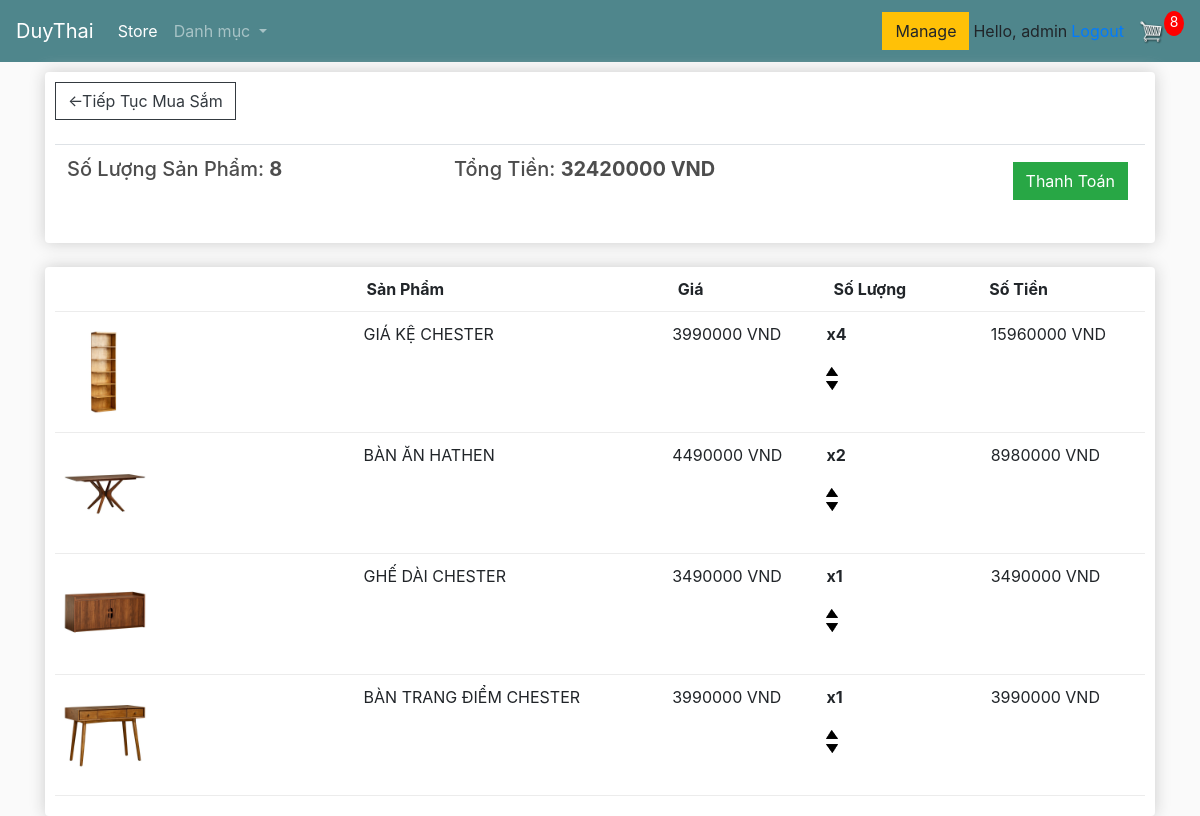
The app's page /cart/ (signed in) with its own data.
### order/models.py (models this page shows, shortened)
class Order(models.Model):
    customer = models.ForeignKey(Customer, on_delete=models.SET_NULL, blank=True, null=True)
    date_ordered = models.DateTimeField(auto_now_add=True)
    complete = models.BooleanField(default=True, null=True, blank=False)
    transaction_id = models.CharField(max_length=100, null=True)
    @property
    def get_cart_total(self):
        orderitems = self.orderitem_set.all()
        total = sum([item.get_total for item in orderitems])
        return total
    @property
    def get_cart_items(self):
        orderitems = self.orderitem_set.all()
        total = sum([item.quantity for item in orderitems])
        return total

class OrderItem(models.Model):
    product = models.ForeignKey(Product, on_delete=models.SET_NULL,blank=True, null=True)
    order = models.ForeignKey(Order, on_delete=models.SET_NULL,blank=True, null=True)
    quantity = models.IntegerField(default=0, null=True, blank=True)
    date_add = models.DateTimeField(auto_now_add=True)
    @property
    def get_total(self):
        total = self.product.price * self.quantity
        return total

### store/models.py (models this page shows, shortened)
class Product(models.Model):
    title = models.CharField(default='',max_length=255)
    price  = models.IntegerField(default=0)
    description = models.TextField(default='')
    digital = models.BooleanField(default=False, null=True, blank=False)
    active = models.BooleanField(default=True)
    category = models.ForeignKey(Category, on_delete=models.CASCADE)
    image = models.ImageField(null=True, blank=True)
    @property
    def imageURL(self):
        try:
            url = self.image.url
        except:
            url = ''
        return url

### cart/views.py (the view)
# urls.py: path('cart/',include('cart.urls')),
def cart(request):
    if request.user.is_authenticated:
        customer = request.user.customer
        order, created = Order.objects.get_or_create( customer=customer, complete=False)
        items = order.orderitem_set.all()
        cartItems = order.get_cart_items
    else:
        items = []
        order = {'get_cart_total' : 0, 'get_cart_items' : 0, 'shipping':False}
        cartItems = order['get_cart_items']
    context = {'items': items, 'order':order, 'cartItems':cartItems}
    return render(request, 'cart/cart.html', context)

### cart/templates/cart/cart.html
{% extends 'store/main.html' %}
{% load static %}
{% block content %}
    <div class="row">
        <div class="col-lg-12">
            <div class="box-element">
                <a class="btn btn-outline-dark" href="{% url 'store' %}">&#x2190;Tiếp Tục Mua Sắm</a>
                <br>
                <br>
                <table class="table">
                    <tr>
                        <th><h5>Số Lượng Sản Phẩm: <strong>{{ order.get_cart_items }}</strong></h5></th>
                        <th><h5>Tổng Tiền: <strong>{{ order.get_cart_total }} VND</strong></h5></th>
                        <th>
                            <a style="float: right; margin:5px" class="btn btn-success" href="{% url 'checkout:checkout' %}">Thanh Toán</a>
                        </th>
                    </tr>
                </table>
            </div>
            <br>
            <div class="box-element">
                <div class="cart-row">
                    <div style="flex:2"></div>
                    <div style="flex:2"><strong>Sản Phẩm</strong></div>
                    <div style="flex:1"> <strong>Giá</strong> </div>
                    <div style="flex:1"><strong>Số Lượng</strong> </div>
                    <div style="flex:1"><strong>Số Tiền</strong> </div>
                </div>
                {% for item in items %}
                <div class="cart-row">
                    <div style="    flex:2"><img class="row-image" src="{{ item.product.imageURL }}" alt=""></div>
                    <div style="flex:2"><p>{{ item.product.title }}</p></div>
                    <div style="flex:1"><p>{{ item.product.price }} VND</p></div>
                    <div class="quantity" style="flex:1">
                        <p class="quantity">x{{ item.quantity }}</p>
                        <img data-product="{{ item.product.id }}" data-action="add" class="chg-quantity update-cart"  src="{% static 'images/arrow-up.png' %}">
                        <img data-product="{{ item.product.id }}" data-action="remove" class="chg-quantity update-cart" src="{% static 'images/arrow-down.png' %}">
                    </div>
                    <div style="flex:1">{{ item.get_total }} VND</div>
                </div>
                {% endfor %}
            </div>
        </div>
    </div>
{% endblock content %}

### store/templates/store/main.html (shortened to what this page needs)
{% load static %}
<!DOCTYPE html>
<html lang="en">
<head>
    <link rel="stylesheet" href="https://cdn.jsdelivr.net/npm/bootstrap@4.5.3/dist/css/bootstrap.min.css">
    <link rel="stylesheet" type="text/css" href="{% static 'css/main.css' %}" >
</head>
<body>
    <nav class="navbar navbar-expand-lg navbar-dark bg-dark">
        <a class="navbar-brand" href="{% url 'store' %}">DuyThai</a>
        <div class="collapse navbar-collapse" id="navbarSupportedContent">
          <ul class="navbar-nav mr-auto">
            <li class="nav-item active">
              <a class="nav-link" href="{% url 'store' %}">Store <span class="sr-only">(current)</span></a>
            </li>
          <li class="nav-item dropdown">
            <a class="nav-link dropdown-toggle" href="#" id="navbarDropdown" role="button" data-toggle="dropdown" aria-haspopup="true" aria-expanded="false">
                Danh mục
            </a>
          </li>
          </ul>
            <div class="form-inline my-2 my-lg-1">
                {% if user.is_authenticated %}
                    <a href=" {% url 'manage' %}"class="btn btn-warning">Manage</a>
                {% endif %}
            </div>
          <div class="form-inline my-2 my-lg-0">
                <span class="hello-msg mr-1 ml-1">Hello, {{request.user}}</span>
                <span class="hello-msg"><a href="{% url 'logout' %}">Logout</a></span>
                <a href="{% url 'cart:cart' %}">
                    <img  id="cart-icon" src="{% static 'store/images/../../../static/images/cart.png' %}"  >
                </a>
                <p id="cart-total">{{ cartItems }}</p>
            </div>
        </div>
    </nav>
    <div class="container">
        {% block content %}
        {% endblock content %}
    </div>
</body>
</html>

### static/css/main.css (style rules this page uses)
body { background-color: hsl(0, 0%, 98%); }
h1,h2,h3,h4,h5,h6 { color:hsl(0, 0%, 30%); }
.box-element { box-shadow:hsl(0, 0%, 80%) 0 0 16px; background-color: #fff; border-radius: 4px; padding: 10px; }
.bg-dark { background-color: #4f868c!important; }
#cart-icon { width:25px; display: inline-block; margin-left: 15px; }
#cart-total { display: block; text-align: center; color:#fff; background-color: red; width: 20px; height: 25px; border-radius: 50%; font-size: 14px; }
.col-lg-4, .col-lg-6, .col-lg-8, .col-lg-12 { margin-top: 10px; }
.btn { border-radius: 0; }
.row-image { width: 100px; }
.cart-row { display: flex; align-items: flex-stretch; padding-bottom: 10px; margin-bottom: 10px; border-bottom: 1px solid #ececec; }
.quantity { display: inline-block; font-weight: 700; padding-right:10px; }
.chg-quantity { width: 12px; cursor: pointer; display: block; margin-top: 5px; transition:.1s; }

### records on screen
Order: get_cart_items "8", get_cart_total "32420000"
OrderItem: product.imageURL (picture), product "GIÁ KỆ CHESTER", product.price "3990000", quantity "4", get_total "15960000"
OrderItem: product.imageURL (picture), product "BÀN ĂN HATHEN", product.price "4490000", quantity "2", get_total "8980000"
OrderItem: product.imageURL (picture), product "GHẾ DÀI CHESTER", product.price "3490000", quantity "1", get_total "3490000"
OrderItem: product.imageURL (picture), product "BÀN TRANG ĐIỂM CHESTER", product.price "3990000", quantity "1", get_total "3990000"

### other values on screen
{{ request.user }} "admin"
{{ cartItems }} "8"
